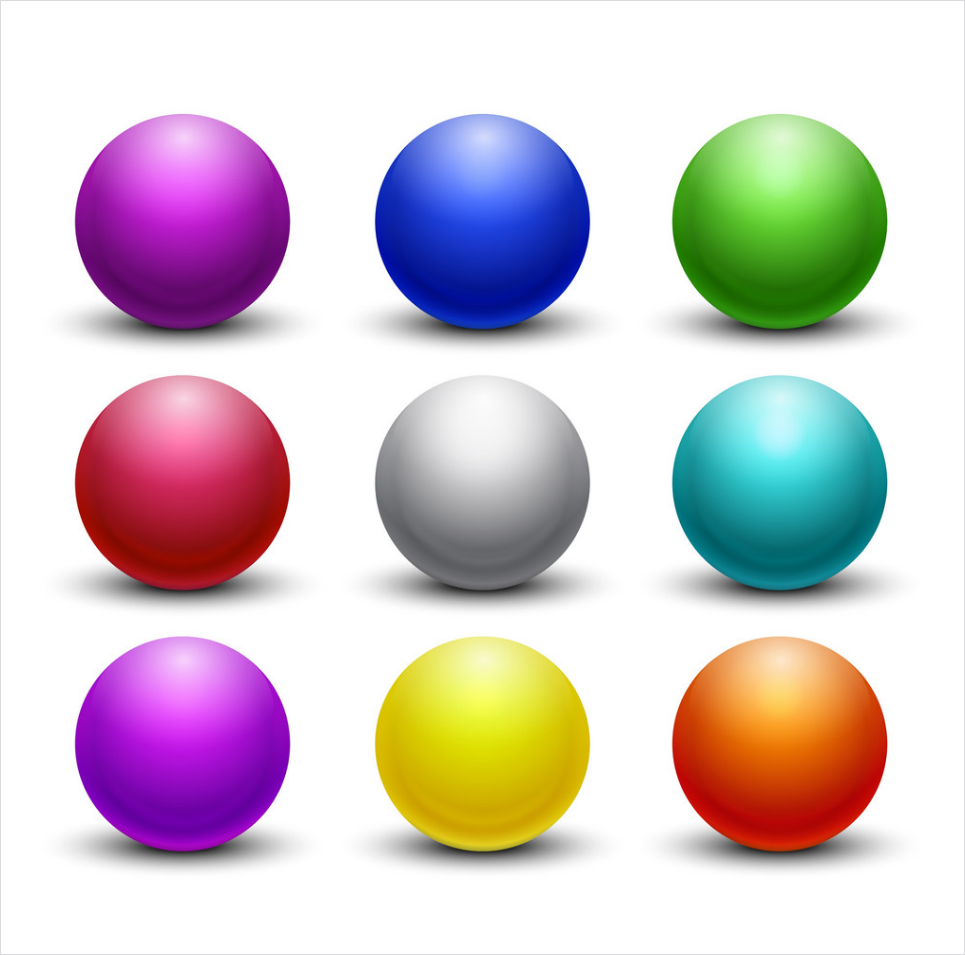
#> input picture Week 1 Getting started/spheres.png, 965 x 955 px
$ jupyter execute 'Exercise 2.ipynb'
#> lines starting #> are read from the running program, lines starting #| are printed output that depends on the picture; after the words box and inside, x2 and y2 are one past the last pixel; in counts of white or black regions, pixels touching at a corner belong together
[cell 1]
import cv2
import numpy as np
import imutils
from matplotlib import pyplot as plt

More tutorials on opencv can be found:

https://docs.opencv.org/master/d2/d96/tutorial_py_table_of_contents_imgproc.html

[cell 2]
path = "spheres.png"

[cell 3]
bgr_img = cv2.imread(path)
#> bgr_img is the input picture: shape (955, 965, 3); mean B, G, R 203.7, 199.8, 211.1
(h, s, v) = cv2.split(bgr_img)


h = h * 1
h = np.clip(h,0,255)

s = s * 1
s = np.clip(s,0,255)

v = v * 5
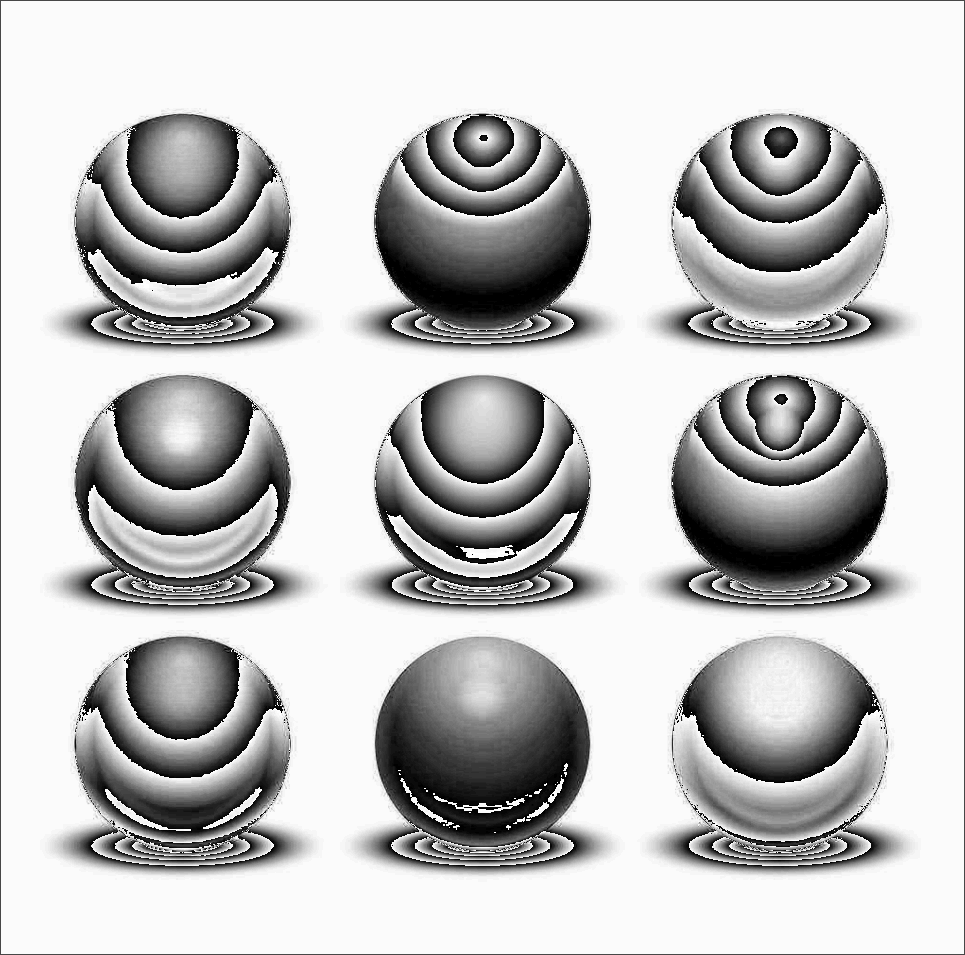
#> v: shape (955, 965); min 0, max 255, mean 194.2
v = np.clip(v,0,255)

imghsv = cv2.merge([h,s,v])
plt.imshow(imghsv)

Load the input image (whose path was supplied via command line argument) and display the image to our screen

[cell 4]
bgr_img = cv2.imread(path)
b,g,r = cv2.split(bgr_img)       # get b,g,r
image = cv2.merge([r,g,b])
(h, w, d) = image.shape
#> h = 955; w = 965; d = 3
print("width={}, height={}, depth={}".format(w, h, d))
#| width=965, height=955, depth=3

plt.imshow(image)

Convert the image to grayscale

[cell 5]
kernel = (55,55)

#blurred = cv2.GaussianBlur(image, kernel, 0)
blurred = cv2.medianBlur(image, 33)
plt.imshow(blurred)

[cell 6]
gray = cv2.cvtColor(blurred, cv2.COLOR_RGB2GRAY)
plt.imshow(gray, cmap = 'gray')

Applying edge detection we can find the outlines of objects in images

[cell 7]
edged = cv2.Canny(gray, 30, 155)
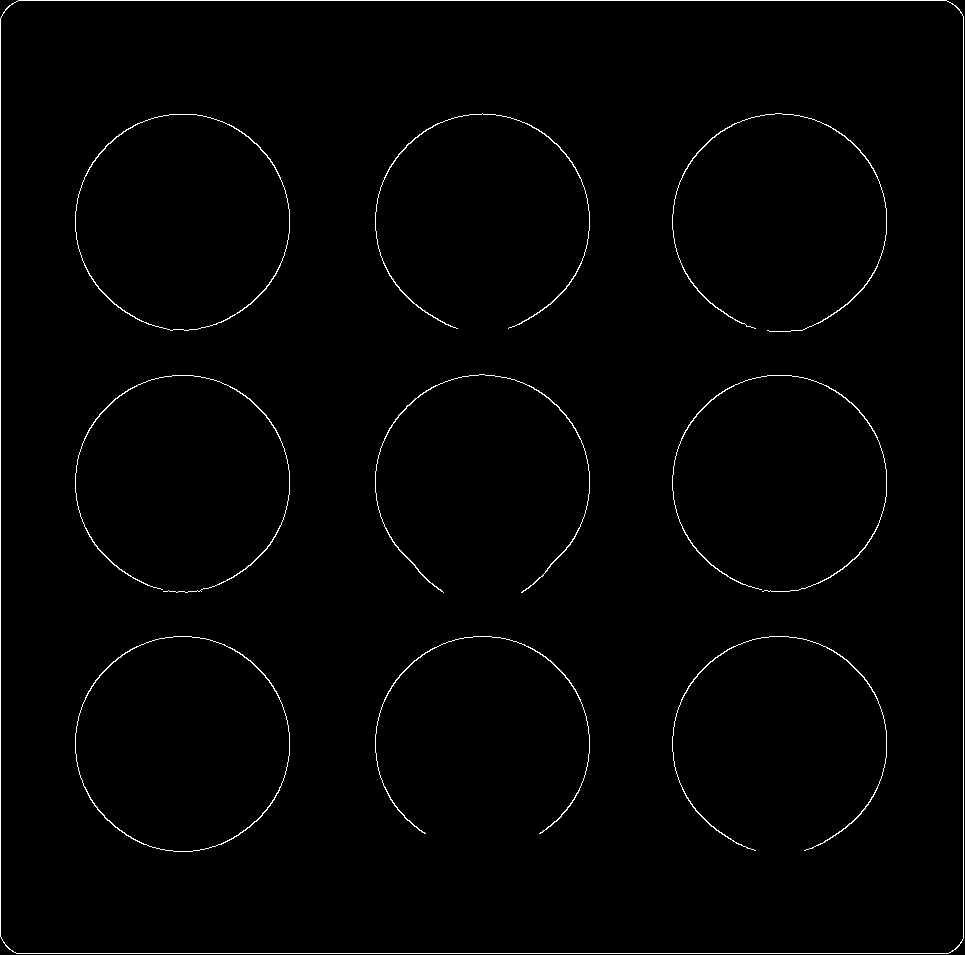
#> edged: shape (955, 965); 1.1% white in thin lines or dots
plt.imshow(edged, cmap='gray')

[cell 8]
mask = edged.copy()
mask = cv2.dilate(mask, None, iterations = 5)
#> mask: shape (955, 965); 11.6% white; 10 white regions, largest, box (x1, y1, x2, y2) and area: (0, 0, 965, 955) 25160, (70, 370, 295, 598) 9421, (70, 109, 295, 336) 9397
plt.imshow(mask, cmap='gray')

Threshold the image by setting all pixel values less than 225 to 255(white; foreground) and all pixel values >= 225 to 0 (black; background), thereby segmenting the image.

This can be tweeked so say all pixel values less than 128.

[cell 9]
roi = gray[50:-50, 50:-50]
plt.imshow(roi, cmap="gray")

[cell 10]
threshold = 250
threshold_value = 255

thresh = cv2.threshold(roi.copy(), threshold, threshold_value, cv2.THRESH_BINARY_INV)[1]
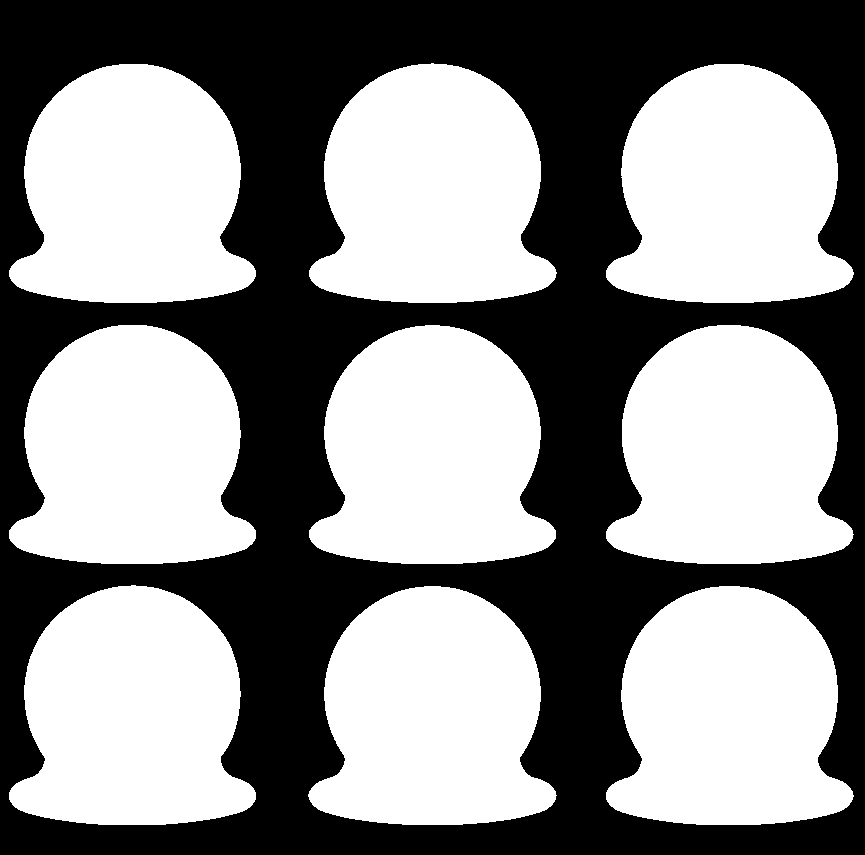
#> thresh: shape (855, 865); 55.1% white; 1 black region
plt.imshow(thresh, cmap='gray')

[cell 11]
#mask = thresh.copy()
#mask = cv2.erode(mask, None, iterations = 8)
#plt.imshow(mask, cmap = 'gray')

Find contours (i.e., outlines) of the foreground objects in the thresholded image

[cell 12]
cnts = cv2.findContours(thresh.copy(), cv2.RETR_EXTERNAL, cv2.CHAIN_APPROX_SIMPLE)
#> cnts = 9 contours; largest, box (x1, y1, x2, y2) and area: (9, 585, 256, 825) 44948, (606, 586, 854, 825) 44918, (9, 64, 256, 303) 44916, (309, 63, 557, 303) 44915, (9, 325, 256, 564) 44882
cnts = imutils.grab_contours(cnts)

Loop over the contours

[cell 13]
output = image[50:-50, 50:-50].copy()
for c in cnts:
    # draw each contour on the output image with a 3px thick black outline
    cv2.drawContours(output, [c], -1, (0, 0, 0), 5)
#> this loop made 9 passes
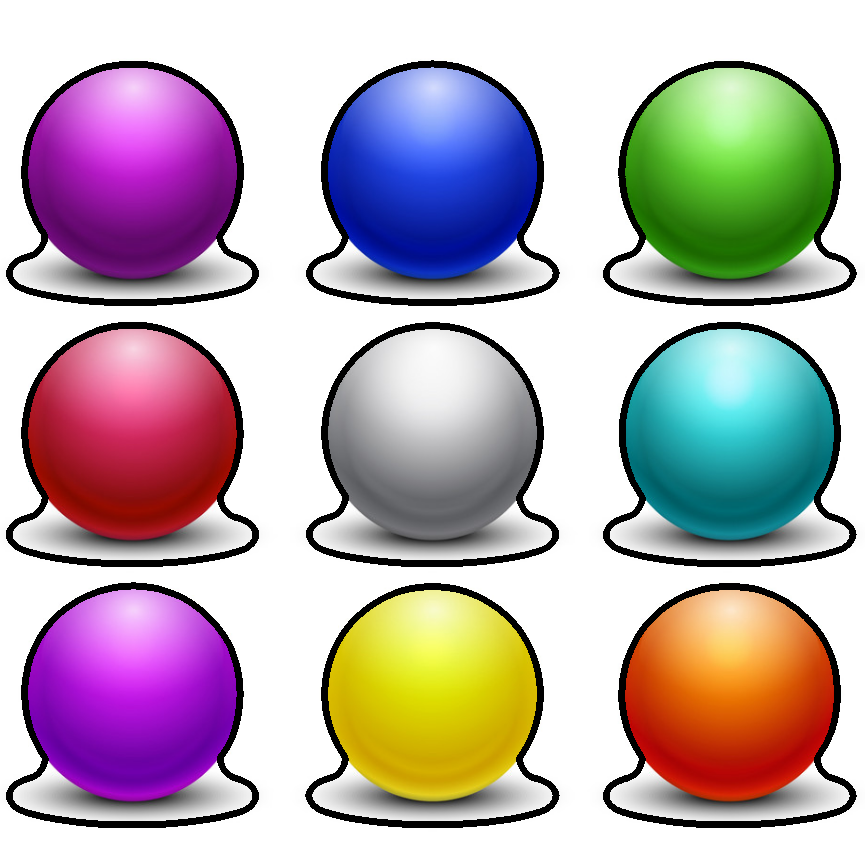
#> output: shape (855, 865, 3); mean R, G, B 184.8, 171.4, 176

plt.imshow(output)

Draw the total number of contours found in purple

[cell 14]
text = "I found {} objects!".format(len(cnts))
#> text = 'I found 9 objects!'
cv2.putText(output, text, (10, 25),  cv2.FONT_HERSHEY_SIMPLEX, 0.7, (155, 0, 155), 2)
#> output: shape (855, 865, 3); 0.17% of pixels changed, all inside (x1, y1, x2, y2) = (12, 9, 210, 32)
plt.imshow(output)

We apply erosions to reduce the size of foreground objects

[cell 15]
mask = thresh.copy()
mask = cv2.erode(mask, None, iterations = 5)
#> mask: shape (855, 865); 48.8% white; 9 white regions, largest, box (x1, y1, x2, y2) and area: (15, 591, 250, 820) 40177, (15, 69, 250, 298) 40148, (612, 591, 847, 820) 40146
plt.imshow(mask, cmap = 'gray')

Similarly, dilations can increase the size of the ground objects

[cell 16]
mask = thresh.copy()
mask = cv2.dilate(mask, None, iterations = 5)
#> mask: shape (855, 865); 61.6% white; 1 black region, box (x1, y1, x2, y2) and area: (0, 0, 865, 855) 283975
plt.imshow(mask, cmap='gray')

A typical operation we may want to apply is to take our mask and apply a bitwise AND to our input image, keeping only the masked regions

[cell 17]
mask = thresh.copy()
output = cv2.bitwise_and(image[50:-50, 50:-50], image[50:-50, 50:-50], mask=mask)
plt.imshow(output)

# Ex 2
    A) Can you remove the yellow square from the image?
    B) Go through the tutorial but with the "spheres.png" image. (replace tetris_blocks with spheres.png)
    C) Tweak the parameters of the thresholding can you threshold all the spheres?
    D) Can you remove the red sphere?
    C) Can you remove the green?

[cell 18]
### A Remove the yellow square
cnts = cv2.findContours(thresh.copy(), cv2.RETR_EXTERNAL, cv2.CHAIN_APPROX_SIMPLE)
cnts = imutils.grab_contours(cnts)
output = image.copy()

cv2.fillPoly(output, pts =[cnts[3]], color=(255,255,255))
plt.imshow(output)

[cell 19]
### D
cnts = cv2.findContours(thresh.copy(), cv2.RETR_EXTERNAL, cv2.CHAIN_APPROX_SIMPLE)
cnts = imutils.grab_contours(cnts)
output = image[50:-50, 50:-50].copy()

cv2.fillPoly(output, pts =[cnts[3]], color=(255,255,255))
plt.imshow(output)

[cell 20]
### E
cnts = cv2.findContours(thresh.copy(), cv2.RETR_EXTERNAL, cv2.CHAIN_APPROX_SIMPLE)
cnts = imutils.grab_contours(cnts)
output = image[50:-50, 50:-50].copy()

cv2.fillPoly(output, pts =[cnts[1]], color=(255,255,255))
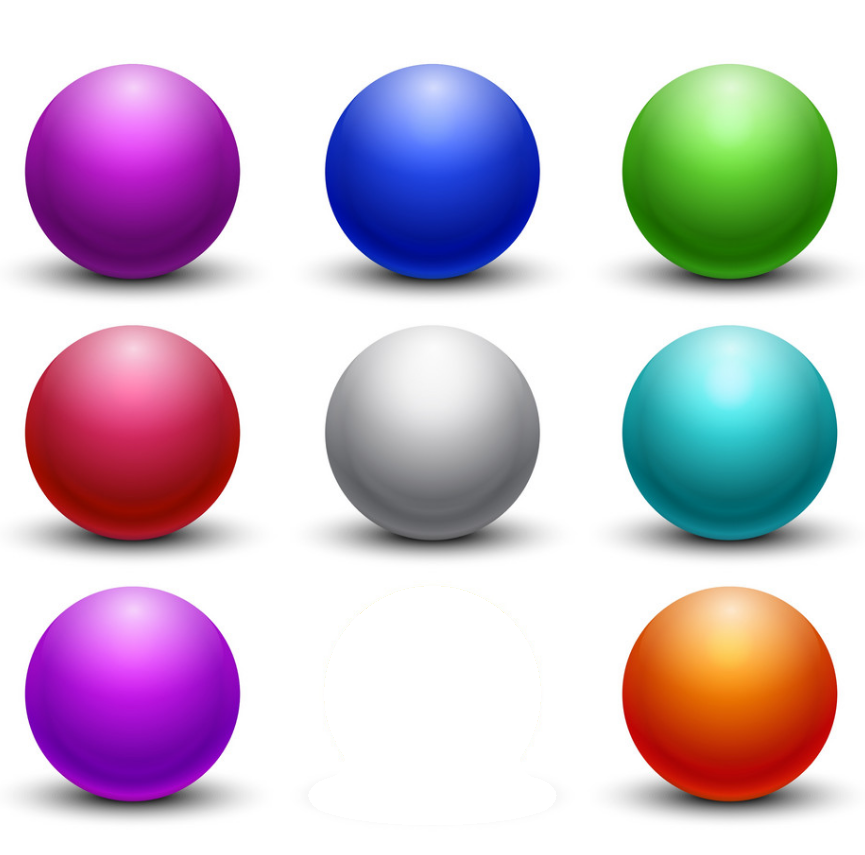
#> output: shape (855, 865, 3); mean R, G, B 202.8, 189.6, 202.8
plt.imshow(output)
